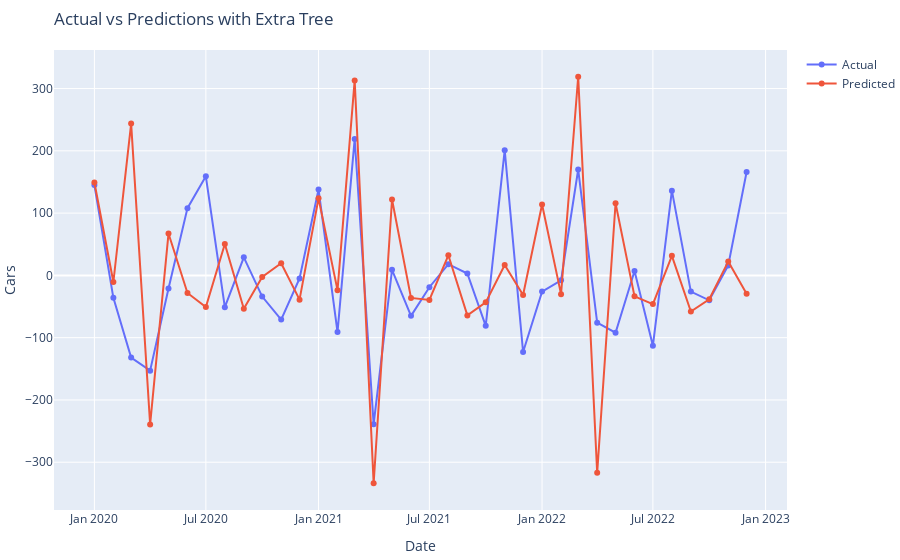
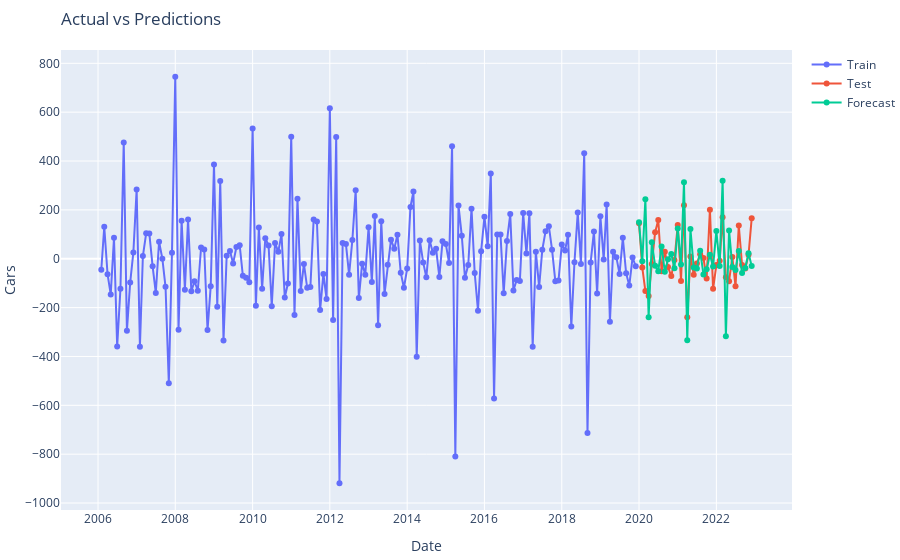
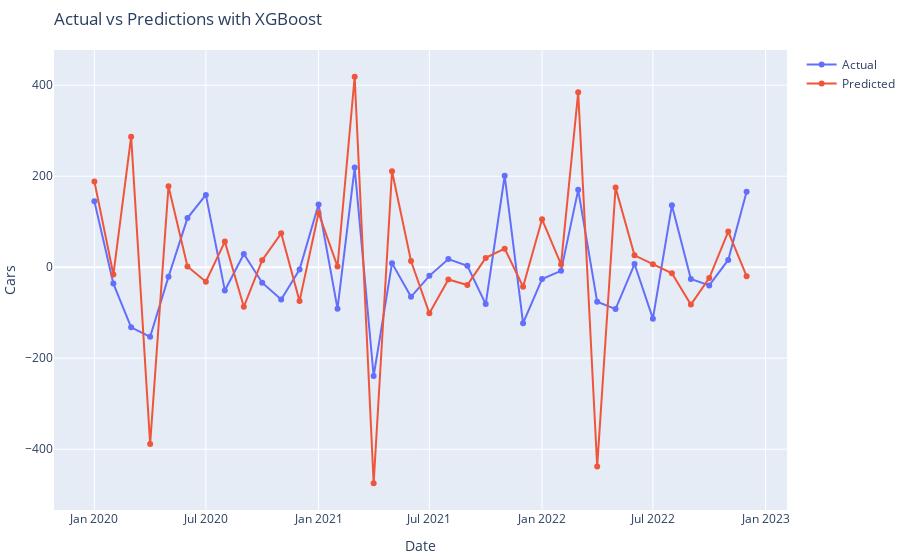
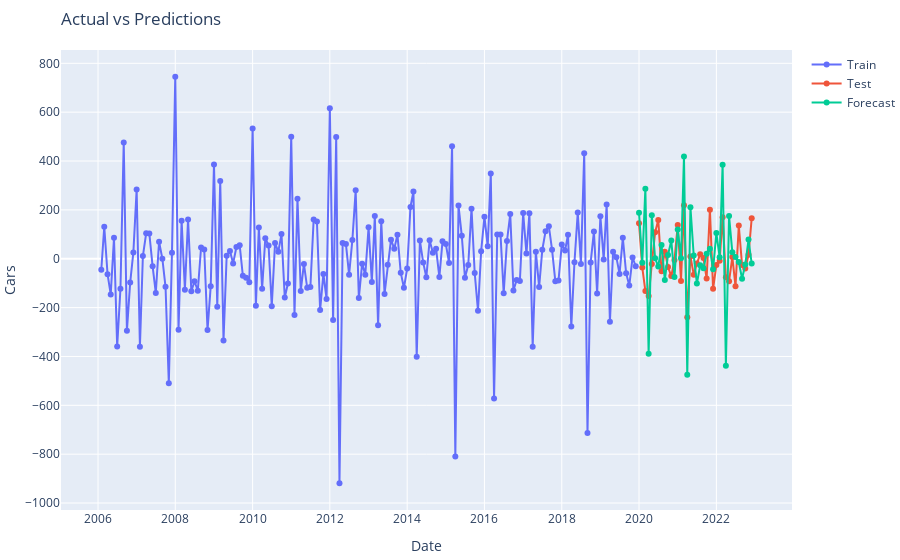

Notebook cell for these charts, in order:
### Markdown cell above
### Models

### Code cell
# Autoregressor
from skforecast.ForecasterAutoreg import ForecasterAutoreg

# Models
from sklearn.ensemble import ExtraTreesRegressor
from xgboost import XGBRegressor 
from sklearn.ensemble import GradientBoostingRegressor
from sklearn.ensemble import RandomForestRegressor
from sklearn.ensemble import AdaBoostRegressor
from lightgbm import LGBMRegressor
from sklearn.tree import DecisionTreeRegressor

# Hyperparameters
#et_params = [{"C":0.01}, {"C":0.1}, {"C":1}, {"C":10}]
et_params = [{}]
xgb_params = [{}]
gb_params = [{}]
rf_params = [{}]
ab_params = [{}]
lgbm_params = [{}]
dt_params = [{}]

modelclasses = [
    ["Extra Tree", ExtraTreesRegressor, et_params],
    ["XGBoost", XGBRegressor, xgb_params],
    ["Gradient Boosting", GradientBoostingRegressor, gb_params],
    ["Random Forest", RandomForestRegressor, rf_params],
    ["Ada Boost", AdaBoostRegressor, ab_params],
    ["LightGBM", LGBMRegressor, lgbm_params],
    ["Decision Tree", DecisionTreeRegressor, dt_params]
]

number_of_lags = 12

for model_name, Model, params_list in modelclasses:
    for params in params_list:

        # Create forecaster
        forecaster = ForecasterAutoreg(
                regressor = Model(**params),
                lags = number_of_lags
        )
        # Fit model
        forecaster.fit(y=train[dep_var])
        
        # Predict
        preds = forecaster.predict(steps=steps)

        # Score
        scoring(model_name, test[dep_var], preds) 
        
        # Plot whole TS
        plot_time_series(preds)
